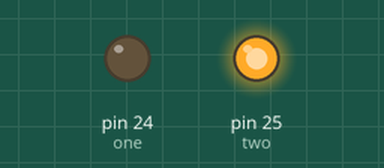
This sketch was run on a simulated Arduino Mega 2560, built with avr-gcc and run on an emulated ATmega2560. Parts: output pins drawn as LEDs (lit = HIGH).

Above: at 2.5 s.
At 9.5 s:
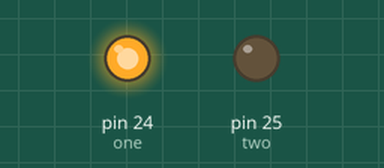
At 13.0 s:
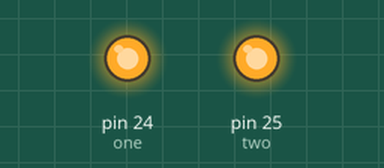
Timing chart, 0 to 18.2 s (numbered marks = the images above):
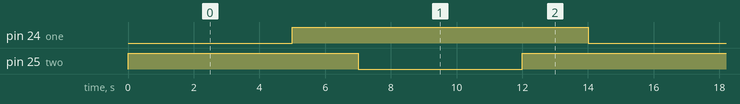

Measured:
- by itself, pin 24 (one): alternates HIGH for 9.0 s and LOW for 5.0 s
- by itself, pin 25 (two): repeats every 14.0 s: LOW 5.0 s, HIGH 9.0 s
- by itself, everything shown: repeats every 14.0 s, in 4 steps

The sketch:

FINAL.ino
```cpp
//Linear Actuator :D

//Variable definitions
const int one = 24; //Defining one as pin 1
const int two = 25; //Defining two as pin 2

void setup(){
    pinMode(one, OUTPUT); //Pin 1 is now an output
    pinMode(two, OUTPUT); //Pin 2 is now an output

    Serial.begin (9600);
}

void loop (){
    //Extension - This is just an initial setup. If one = Low and two = High, the LA extends
    digitalWrite(one, LOW);
    digitalWrite(two, HIGH);

    delay(5000); //We are indeed chilling

    //Stop - If both one and two = High, the LA stops moving
    digitalWrite(one, HIGH);
    digitalWrite(two, HIGH);

    delay(2000); //Again. Chillin'

    //Retraction - If one = High and two = Low, the LA retracts
    digitalWrite(one, HIGH);
    digitalWrite(two, LOW);

    delay(5000); //Wow we do use these delays a lot don't we

    //Stop - You get the gist
    digitalWrite(one, HIGH);
    digitalWrite(two, HIGH);

    delay(2000);
}
```
